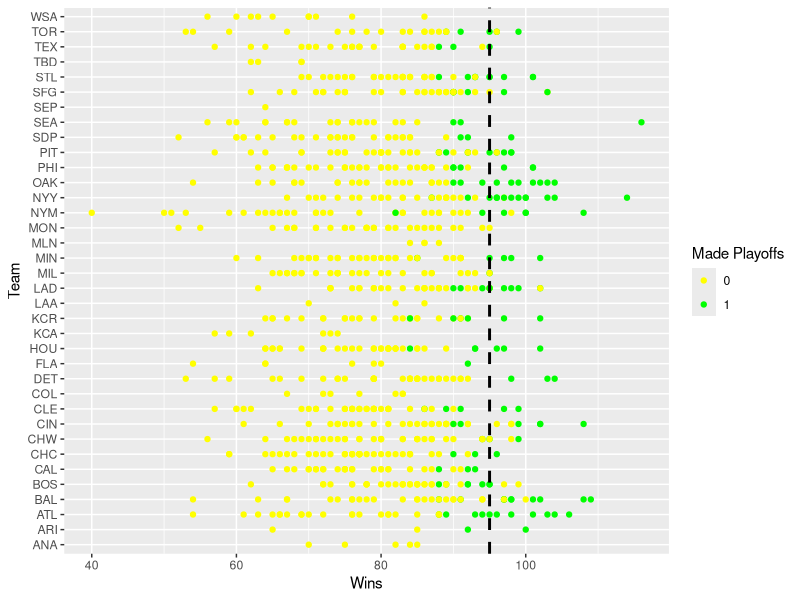
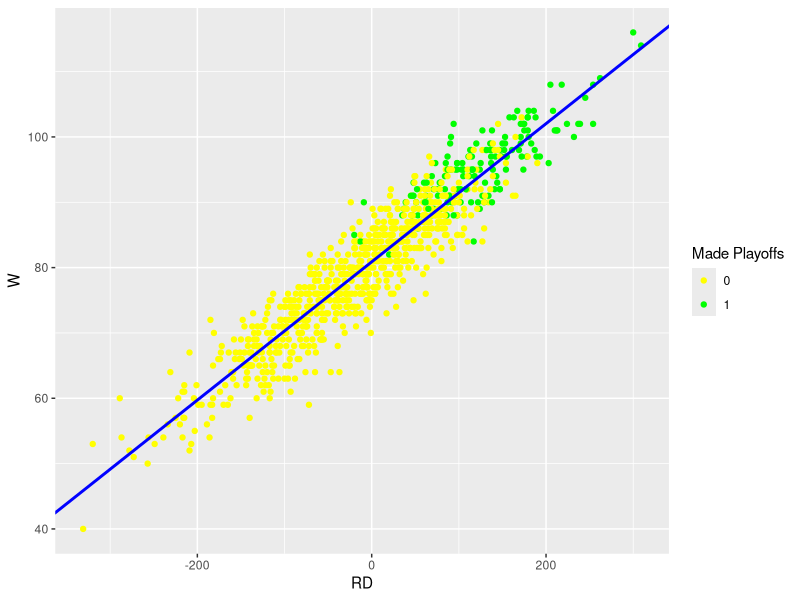
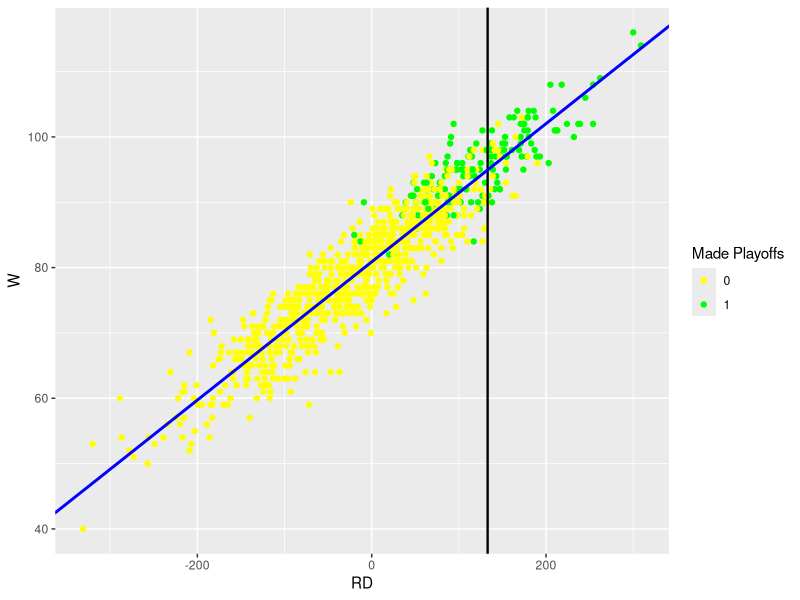

Here is the R script that generated these plots, in order:
## ---- chunk 1
knitr::opts_chunk$set(echo = TRUE)
## ---- chunk 2
# load libraries 
library(readr)
library(ggplot2)
library(dplyr)
## ---- chunk 3
# Load data 
moneyball <- read_csv("moneyball.csv")
head(moneyball)
## ---- chunk 4
moneyball <- moneyball %>% 
  mutate(RD = moneyball$RS - moneyball$RA)
## ---- chunk 5
# subset to use data prior to 2002 
moneyball_subset <- moneyball %>%
  subset(moneyball$Year < 2002)
## ---- chunk 6
# create a scatterplot of x = wins, y = teams to see who made playoffs in 
library(ggplot2)
playoff_plot <- ggplot(data = moneyball_subset, 
                       aes(x=W,
                           y = Team, 
                           color = factor(Playoffs))) + 
  geom_point() + scale_color_manual(values = c("yellow", "green"), 
                                    name = "Made Playoffs")
playoff_plot + geom_vline(aes(xintercept = 95), 
                          color = "black", 
                          linetype = "dashed", 
                          size=1) + xlab("Wins")
## ---- chunk 7
#Linear regression model to predict wins needed to go to playeoffs
W_reg <- lm(W ~ RD, data = moneyball_subset)
W_reg

# create scatterplot to visualize the relationship between x=RB, y = W
rundiff_plot <- ggplot(data = moneyball_subset, 
                       aes(x=RD, 
                           y = W, 
                           color = factor(Playoffs))) + 
  geom_point() + scale_color_manual(values= c("yellow", "green"), 
                                    name = "Made Playoffs")

rundiff_plot + geom_abline(intercept = 80.8814,
                           slope = 0.1058, 
                           color = "blue", 
                           linetype = "solid", 
                           size = 1)
## ---- chunk 8
# summary of predicted wins
summary(W_reg)
## ---- chunk 9
# plot the x=RD to y=W with a reference line at 133 wins
RDref_plot <- ggplot(data = moneyball_subset, 
                     aes(x=RD, 
                         y = W, 
                         color = factor(Playoffs))) + 
  geom_point() + scale_color_manual(values= c("yellow", "green"), 
                                    name = "Made Playoffs") + 
  geom_vline(aes(xintercept = 133), 
             color = "black", 
             linetype = "solid",
             size = 0.8)
RDref_plot + geom_abline(intercept = 80.8814,
                           slope = 0.1058, 
                           color = "blue", 
                           linetype = "solid", 
                           size = 1)
## ---- chunk 10
# Linear regression model for RS using OBP, SLG, & BA
RS_reg <- lm(RS ~ OBP + SLG + BA, data = moneyball_subset)
summary(RS_reg)
## ---- chunk 11
# regression analysis for RS using OBP & SLG
RS_regnoBA <- lm(RS ~ OBP + SLG, data = moneyball_subset)
summary(RS_regnoBA)
## ---- chunk 12
# Linear regression model for RA
RA_reg <- lm(RA ~ OOBP + OSLG, data = moneyball_subset)
summary(RA_reg)
## ---- chunk 13
OAK_2001stats <- moneyball_subset %>%
  filter(Team == "OAK", Year == 2001) %>%
  select(Team, Year, OBP, SLG, OOBP, OSLG)
OAK_2001stats
## ---- chunk 14
OAK_2002stats <- moneyball %>%
  filter(Team == "OAK", Year == 2002) %>%
  select(Team, Year, OBP, SLG, OOBP, OSLG)
OAK_2002stats
